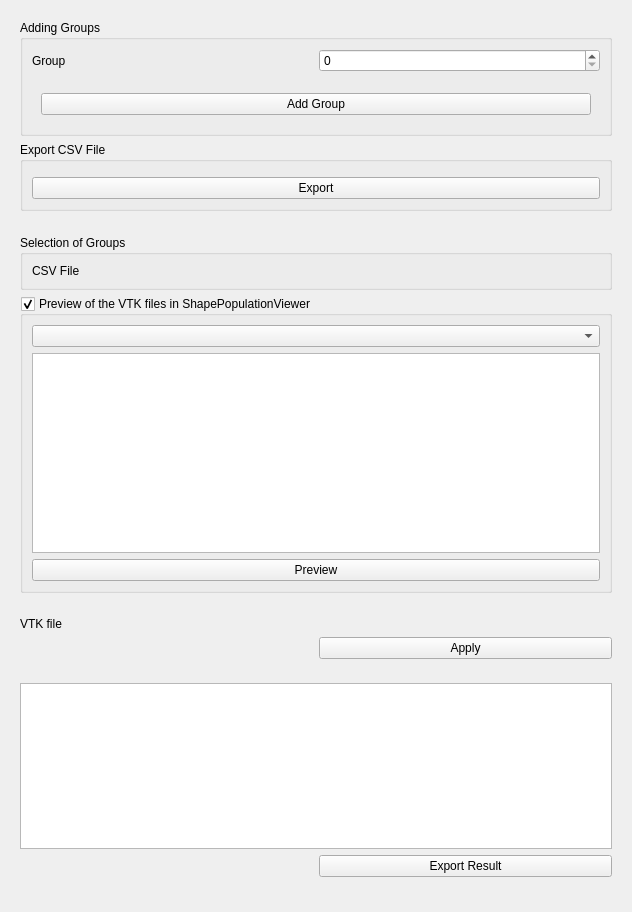
<?xml version="1.0" encoding="UTF-8"?>
<ui version="4.0">
 <class>DiagnosticIndex</class>
 <widget class="qMRMLWidget" name="DiagnosticIndex">
  <property name="geometry">
   <rect>
    <x>0</x>
    <y>0</y>
    <width>632</width>
    <height>912</height>
   </rect>
  </property>
  <property name="windowTitle">
   <string>Form</string>
  </property>
  <layout class="QGridLayout" name="gridLayout_2">
   <item row="1" column="0">
    <widget class="ctkCollapsibleButton" name="CollapsibleButton_creationClassificationGroups" native="true">
     <property name="text" stdset="0">
      <string>Creation of Classification Groups</string>
     </property>
     <property name="checked" stdset="0">
      <bool>false</bool>
     </property>
     <layout class="QVBoxLayout" name="verticalLayout_7">
      <item>
       <widget class="QGroupBox" name="groupBox_2">
        <property name="title">
         <string>Selection of Groups</string>
        </property>
        <layout class="QHBoxLayout" name="horizontalLayout_4">
         <item>
          <widget class="QLabel" name="label_newGroups">
           <property name="text">
            <string>CSV File</string>
           </property>
          </widget>
         </item>
         <item>
          <widget class="ctkPathLineEdit" name="PathLineEdit_NewGroups" native="true"/>
         </item>
        </layout>
       </widget>
      </item>
      <item>
       <widget class="ctkCollapsibleGroupBox" name="CollapsibleGroupBox_previewVTKFiles">
        <property name="title">
         <string>Preview of the VTK files in ShapePopulationViewer</string>
        </property>
        <property name="checkable">
         <bool>true</bool>
        </property>
        <property name="checked">
         <bool>true</bool>
        </property>
        <layout class="QVBoxLayout" name="verticalLayout_3">
         <item>
          <widget class="ctkCheckableComboBox" name="CheckableComboBox_ChoiceOfGroup"/>
         </item>
         <item>
          <widget class="QTableWidget" name="tableWidget_VTKFiles">
           <property name="sizePolicy">
            <sizepolicy hsizetype="Expanding" vsizetype="Expanding">
             <horstretch>0</horstretch>
             <verstretch>0</verstretch>
            </sizepolicy>
           </property>
           <property name="minimumSize">
            <size>
             <width>0</width>
             <height>200</height>
            </size>
           </property>
           <property name="columnCount">
            <number>0</number>
           </property>
          </widget>
         </item>
         <item>
          <widget class="QPushButton" name="pushButton_previewVTKFiles">
           <property name="text">
            <string>Preview</string>
           </property>
          </widget>
         </item>
        </layout>
       </widget>
      </item>
     </layout>
    </widget>
   </item>
   <item row="4" column="0">
    <spacer name="verticalSpacer">
     <property name="orientation">
      <enum>Qt::Vertical</enum>
     </property>
     <property name="sizeHint" stdset="0">
      <size>
       <width>20</width>
       <height>40</height>
      </size>
     </property>
    </spacer>
   </item>
   <item row="0" column="0">
    <widget class="ctkCollapsibleButton" name="CollapsibleButton_creationCSVFile" native="true">
     <property name="text" stdset="0">
      <string>Creation of CSV File for Classification Groups</string>
     </property>
     <property name="checked" stdset="0">
      <bool>false</bool>
     </property>
     <layout class="QVBoxLayout" name="verticalLayout">
      <item>
       <widget class="QGroupBox" name="groupBox_addingGroup">
        <property name="title">
         <string>Adding Groups</string>
        </property>
        <layout class="QVBoxLayout" name="verticalLayout_6">
         <item>
          <layout class="QHBoxLayout" name="horizontalLayout__choiceGroup">
           <item>
            <widget class="QLabel" name="label_group">
             <property name="text">
              <string>Group</string>
             </property>
            </widget>
           </item>
           <item>
            <widget class="QSpinBox" name="spinBox_group"/>
           </item>
          </layout>
         </item>
         <item>
          <widget class="ctkDirectoryButton" name="DirectoryButton_creationCSVFile" native="true"/>
         </item>
         <item>
          <widget class="QStackedWidget" name="stackedWidget_manageGroup">
           <property name="sizePolicy">
            <sizepolicy hsizetype="Minimum" vsizetype="Fixed">
             <horstretch>0</horstretch>
             <verstretch>0</verstretch>
            </sizepolicy>
           </property>
           <property name="currentIndex">
            <number>0</number>
           </property>
           <widget class="QWidget" name="page_manageLastGroup">
            <layout class="QHBoxLayout" name="horizontalLayout_3">
             <item>
              <widget class="QPushButton" name="pushButton_addGroup">
               <property name="text">
                <string>Add Group</string>
               </property>
              </widget>
             </item>
            </layout>
           </widget>
           <widget class="QWidget" name="page_modifyGroup">
            <layout class="QHBoxLayout" name="horizontalLayout_2">
             <item>
              <widget class="QPushButton" name="pushButton_removeGroup">
               <property name="text">
                <string>Remove Group</string>
               </property>
              </widget>
             </item>
             <item>
              <widget class="QPushButton" name="pushButton_modifyGroup">
               <property name="text">
                <string>Modify Group</string>
               </property>
              </widget>
             </item>
            </layout>
           </widget>
          </widget>
         </item>
        </layout>
       </widget>
      </item>
      <item>
       <widget class="QGroupBox" name="groupBox_exportCSVFile">
        <property name="title">
         <string>Export CSV File</string>
        </property>
        <layout class="QVBoxLayout" name="verticalLayout_5">
         <item>
          <widget class="ctkDirectoryButton" name="DirectoryButton_exportCSVFile" native="true"/>
         </item>
         <item>
          <widget class="QPushButton" name="pushButton_exportCSVfile">
           <property name="text">
            <string>Export</string>
           </property>
          </widget>
         </item>
        </layout>
       </widget>
      </item>
     </layout>
    </widget>
   </item>
   <item row="3" column="0">
    <widget class="ctkCollapsibleButton" name="CollapsibleButton_Result" native="true">
     <property name="text" stdset="0">
      <string>Result / Analysis</string>
     </property>
     <property name="checked" stdset="0">
      <bool>false</bool>
     </property>
     <layout class="QVBoxLayout" name="verticalLayout_2">
      <item>
       <widget class="QTableWidget" name="tableWidget_result"/>
      </item>
      <item>
       <layout class="QHBoxLayout" name="horizontalLayout_exportResult">
        <item>
         <widget class="ctkDirectoryButton" name="DirectoryButton_exportResult" native="true"/>
        </item>
        <item>
         <widget class="QPushButton" name="pushButton_exportResult">
          <property name="text">
           <string>Export Result</string>
          </property>
         </widget>
        </item>
       </layout>
      </item>
     </layout>
    </widget>
   </item>
   <item row="2" column="0">
    <widget class="ctkCollapsibleButton" name="CollapsibleButton_selectInputData" native="true">
     <property name="text" stdset="0">
      <string>Select Input Data</string>
     </property>
     <property name="checked" stdset="0">
      <bool>false</bool>
     </property>
     <layout class="QGridLayout" name="gridLayout_4">
      <item row="2" column="2">
       <widget class="QPushButton" name="pushButton_applyOAIndex">
        <property name="text">
         <string>Apply</string>
        </property>
       </widget>
      </item>
      <item row="0" column="2">
       <widget class="qMRMLNodeComboBox" name="MRMLNodeComboBox_VTKInputData" native="true">
        <property name="nodeTypes" stdset="0">
         <stringlist>
          <string>vtkMRMLModelNode</string>
         </stringlist>
        </property>
        <property name="showHidden" stdset="0">
         <bool>false</bool>
        </property>
        <property name="noneEnabled" stdset="0">
         <bool>true</bool>
        </property>
        <property name="addEnabled" stdset="0">
         <bool>false</bool>
        </property>
        <property name="removeEnabled" stdset="0">
         <bool>false</bool>
        </property>
        <property name="selectNodeUponCreation" stdset="0">
         <bool>false</bool>
        </property>
       </widget>
      </item>
      <item row="0" column="0">
       <widget class="QLabel" name="label_VTKFile">
        <property name="text">
         <string>VTK file</string>
        </property>
       </widget>
      </item>
     </layout>
     <zorder>pushButton_applyOAIndex</zorder>
     <zorder>label_VTKFile</zorder>
     <zorder>MRMLNodeComboBox_VTKInputData</zorder>
    </widget>
   </item>
  </layout>
 </widget>
 <customwidgets>
  <customwidget>
   <class>qMRMLNodeComboBox</class>
   <extends>QWidget</extends>
   <header>qMRMLNodeComboBox.h</header>
  </customwidget>
  <customwidget>
   <class>qMRMLWidget</class>
   <extends>QWidget</extends>
   <header>qMRMLWidget.h</header>
   <container>1</container>
  </customwidget>
  <customwidget>
   <class>ctkCheckableComboBox</class>
   <extends>QComboBox</extends>
   <header>ctkCheckableComboBox.h</header>
  </customwidget>
  <customwidget>
   <class>ctkCollapsibleButton</class>
   <extends>QWidget</extends>
   <header>ctkCollapsibleButton.h</header>
   <container>1</container>
  </customwidget>
  <customwidget>
   <class>ctkCollapsibleGroupBox</class>
   <extends>QGroupBox</extends>
   <header>ctkCollapsibleGroupBox.h</header>
   <container>1</container>
  </customwidget>
  <customwidget>
   <class>ctkDirectoryButton</class>
   <extends>QWidget</extends>
   <header>ctkDirectoryButton.h</header>
  </customwidget>
  <customwidget>
   <class>ctkPathLineEdit</class>
   <extends>QWidget</extends>
   <header>ctkPathLineEdit.h</header>
  </customwidget>
 </customwidgets>
 <resources/>
 <connections/>
</ui>
